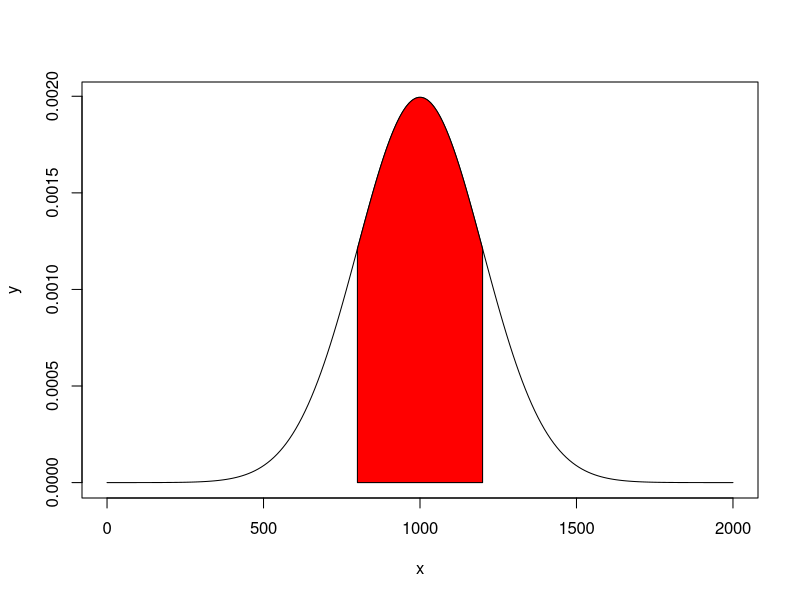

The R source for this figure:
#Page number--9.18
#Example number--9.7

Mean=1000
s.d=200			  #Standard Deviation

#Part (i)
P1=pnorm(800,1000,200)
sprintf("Probability that bulb fail in less than 800 hrs.: %f",P1)
#Total number of bulbs=10000
sprintf("Expected number of bulb fail in less than 800 hrs.: %f",round(10000*P1))

#Part(ii)
P2=pnorm(1200,1000,200)-pnorm(800,1000,200)
sprintf("Expected number of bulb fail in 800-1200hrs.: %f",as.integer(10000*P2))
x=seq(0,2000,length=200)
y=dnorm(x,1000,200)
plot(x,y,type="l")
x=seq(800,1200,length=100)
y=dnorm(x,1000,200)
polygon(c(800,x,1200),c(0,y,0),col="red")
#Part (a)
#Taking value of z1 from Normal Tables
z1=1.28
x1=1000-200*z1
x1
#Part (b)
#Taking value of z1 from Normal Tables
z2=1.28
x2=1000+200*z1
x2
